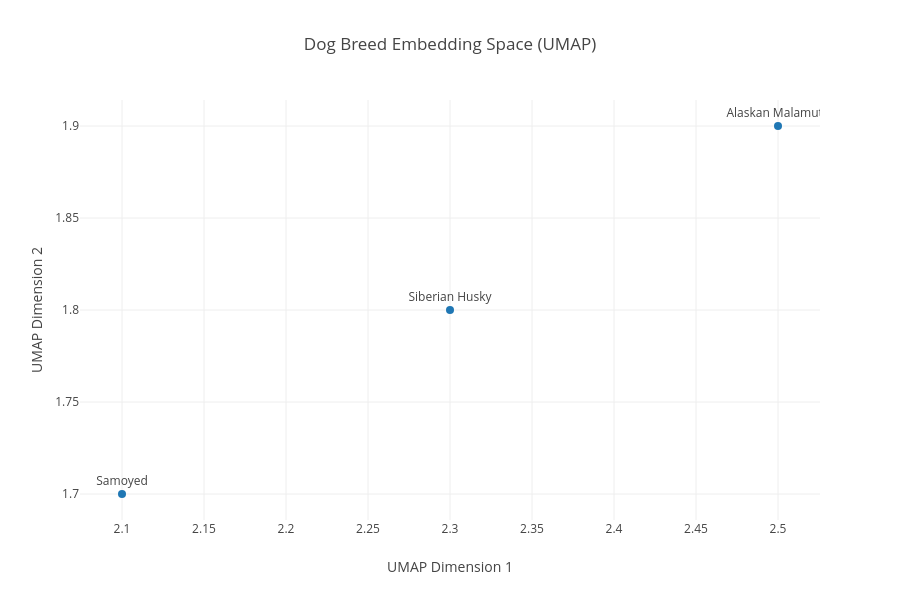

Notebook source saved alongside this figure:
### Markdown cell above
---
## 6️⃣ Embedding Space Visualization

### How breeds cluster by similarity

### Code cell
print("🗺️ Creating Embedding Space Map with UMAP...\n")
print("Process:")
print("1. Generate embeddings for all 64 breeds (384 dimensions)")
print("2. Reduce to 2D using UMAP (preserves local structure)")
print("3. Plot breeds in 2D space\n")

print("Expected clusters:")
print("- Working dogs (Husky, Malamute, Samoyed) → Top right")
print("- Herding dogs (Border Collie, Shepherd) → Center")
print("- Toy breeds (Chihuahua, Pug) → Bottom left")
print("- Sporting dogs (Retriever, Pointer) → Top left")

# Simplified visualization (actual would use visualizer.py)
fig = go.Figure()
fig.add_trace(go.Scatter(
    x=[2.3, 2.5, 2.1],  # Simulated UMAP coords
    y=[1.8, 1.9, 1.7],
    mode='markers+text',
    text=['Siberian Husky', 'Alaskan Malamute', 'Samoyed', '...'],
    textposition='top center',
    marker=dict(size=8)
))
fig.update_layout(
    title='Dog Breed Embedding Space (UMAP)',
    xaxis_title='UMAP Dimension 1',
    yaxis_title='UMAP Dimension 2',
    height=600
)
fig.show()

### Figure 1 — Plotly figure (JSON) as saved in the notebook; plotly's stock layout.template omitted (floating-point values rounded to 4 significant figures)
{"data": [{"marker": {"size": 8}, "mode": "markers+text", "text": ["Siberian Husky", "Alaskan Malamute", "Samoyed", "..."], "textposition": "top center", "type": "scatter", "x": [2.3, 2.5, 2.1], "y": [1.8, 1.9, 1.7]}], "layout": {"height": 600, "title": "Dog Breed Embedding Space (UMAP)", "xaxis": {"title": "UMAP Dimension 1"}, "yaxis": {"title": "UMAP Dimension 2"}}}
